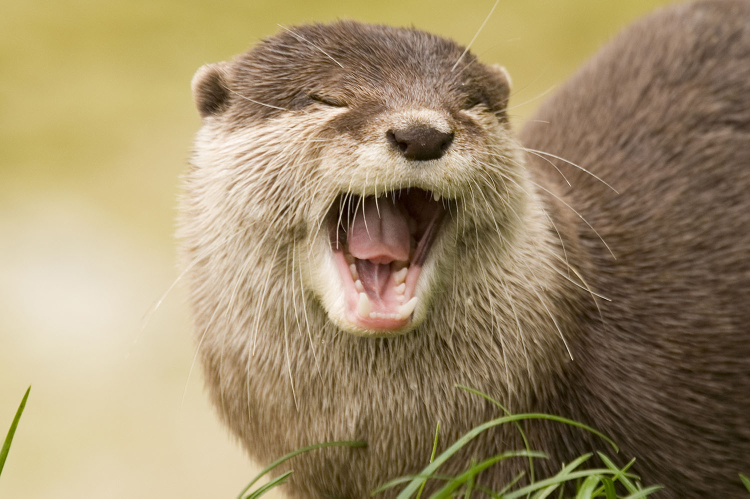
%> input picture Digital Imaging Algorithm/Image transition/lontra.jpg, 1500 x 997 px (shown at 1/2 size)
$ octave Image_Transition.m   (GNU Octave 9; MATLAB toolbox functions it lacks are replaced by stand-ins)
%> lines starting %> are read from the running program, lines starting %| are printed output that depends on the picture
im1 = imread('lontra.jpg');
%> im1 is the input picture: size 997x1500x3 uint8; mean R, G, B 158.6, 140.3, 106.3
im2 = imread('wallhaven-400940.jpg');
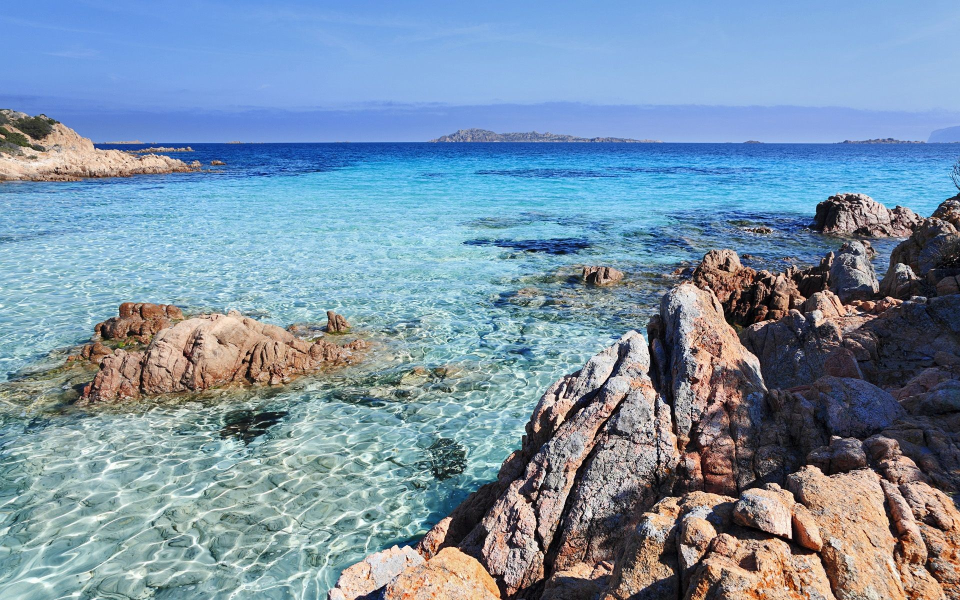
%> input picture Digital Imaging Algorithm/Image transition/wallhaven-400940.jpg, 1920 x 1200 px (shown at 1/2 size)
%> im2 is the input picture: size 1200x1920x3 uint8; mean R, G, B 122.8, 146.3, 167

im1 = imresize(im1 , 0.4);
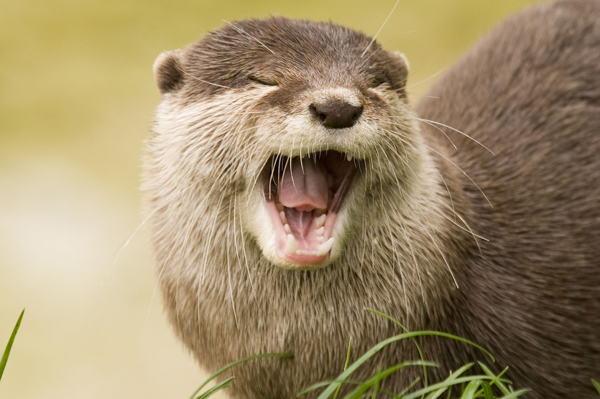
%> im1: size 399x600x3 uint8; mean R, G, B 158.6, 140.3, 106.3

s1 = size(im1);
%> s1 = [399 600 3]
s2 = size(im2);
%> s2 = [1200 1920 3]

im2 = imresize(im2, s1(1:2));
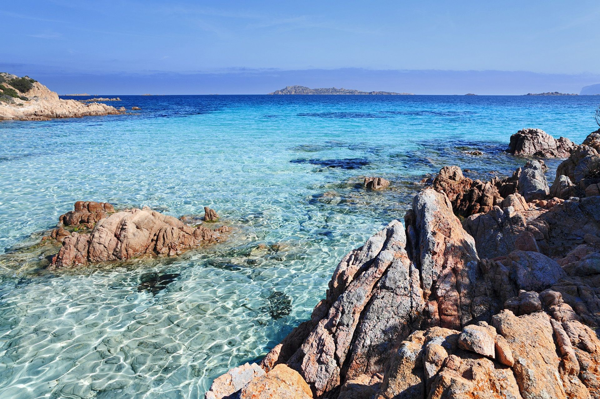
%> im2: size 399x600x3 uint8; mean R, G, B 122.8, 146.3, 167

im1 = im2double(im1);
%> im1: size 399x600x3 double
im2 = im2double(im2);
%> im2: size 399x600x3 double

%im3 = im1*0.5 + im2*0.5;

%% Transizione

% [4 lines of commented-out code are left out]

%% Transizione sx to dx

% [5 lines of commented-out code are left out]

%% Transizione diagonale

% [11 lines of commented-out code are left out]

for p=0:0.01:1
    im3 = im1;
    im3(1:p*s1(1),1:p*s1(2),:) = im2(1:p*s1(1),1:p*s1(2),:);
    figure(2), clf, imshow(im3), drawnow
end
